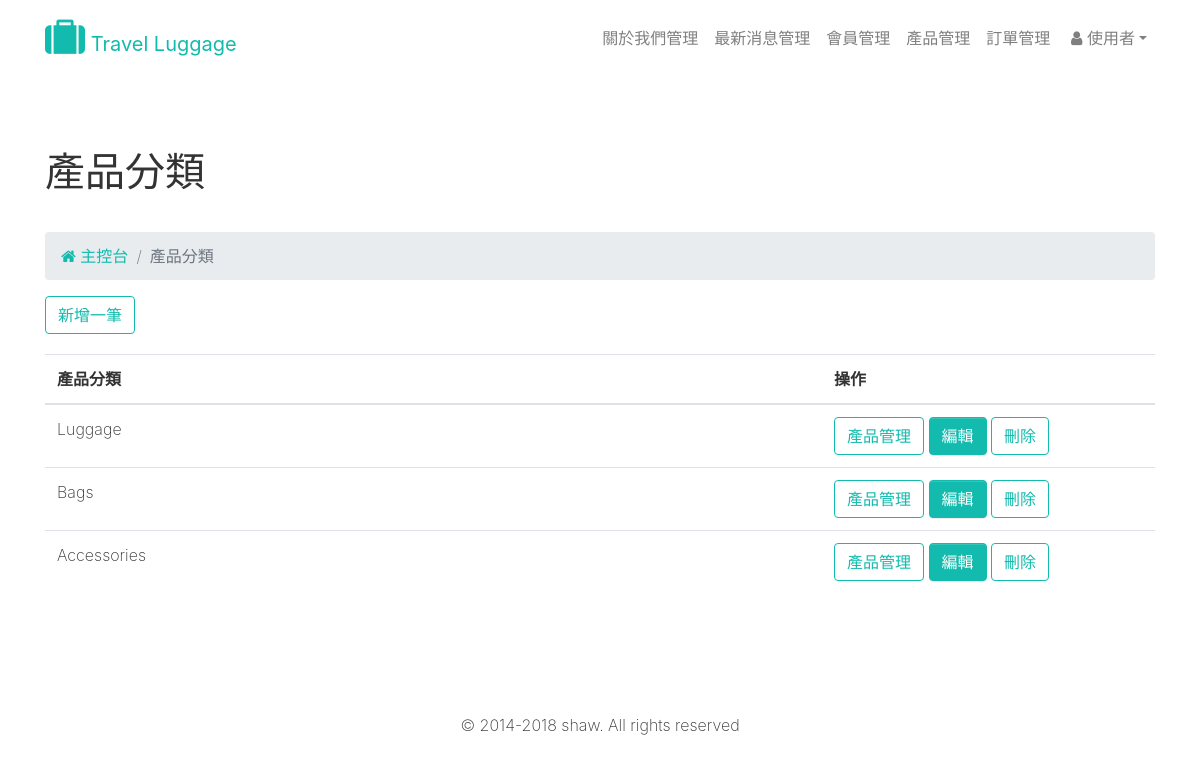
The page /backend/product_categories/list.php (signed in) on the database its author committed.
### tables this page shows
CREATE TABLE `product_categories` (
  `product_categoryID` int(11) NOT NULL,
  `category` varchar(255) NOT NULL,
  `created_at` varchar(255) DEFAULT NULL,
  `updated_at` varchar(255) DEFAULT NULL
);

### backend/product_categories/list.php (the view, shortened to what this page needs)
<?php
require_once('../../function/connection.php');
$query = $db->query("SELECT * FROM product_categories");
$product_categories = $query->fetchAll(PDO::FETCH_ASSOC);
$total_Rows = count($product_categories);
?>
<!DOCTYPE html>
<html>
<head>
 <?php include_once('../layouts/head.php'); ?>
</head>
<body>
<?php include_once('../layouts/nav.php'); ?>
  <div class="py-5">
    <div class="container">
      <div class="row">
        <div class="col-md-12">
          <h1 class="mb-4">產品分類</h1>
        </div>
      </div>
      <div class="row">
        <div class="col-md-12">
          <ul class="breadcrumb">
            <li class="breadcrumb-item"> <a href="../news/list.php"><i class="fa fa-home"></i> 主控台</a> </li>
            <li class="breadcrumb-item active">產品分類</li>
          </ul>
        </div>
        <div class="col-md-12 utility" style="margin-bottom:20px;">
            <a class="btn btn-outline-primary" href="create.php">新增一筆</a>
        </div>
      </div>
      <div class="row">
        <div class="col-md-12">
          <table class="table">
            <thead>
              <tr>
                <th scope="col">產品分類</th>
                <th width="30%">操作</th>
              </tr>
            </thead>
            <tbody>
            <?php if($total_Rows > 0){ ?>
              <?php foreach($product_categories as $data){ ?>
              <tr>
                <td><?php echo $data['category']; ?></td>
                <td>
                  <a class="btn btn-outline-primary" href="../products/list.php?product_categoryID=<?php echo $data['product_categoryID']; ?>">產品管理</a>
                  <a class="btn btn-primary" href="update.php?product_categoryID=<?php echo $data['product_categoryID']; ?>">編輯</a>
                  <a class="btn btn-outline-primary" href="delete.php?product_categoryID=<?php echo $data['product_categoryID']; ?>" onclick="if(!confirm('是否確定刪除此筆資料?刪除後無法回復')){return false;};">刪除</a>
                </td>
              </tr>
              <?php } ?>
            <?php }else{ ?>
              <tr>
                <td colspan="3">目前無資料，請新增一筆</td>
              </tr>
            <?php } ?>
            </tbody>
          </table>
        </div>
      </div>
    </div>
  </div>
  <?php include_once('../layouts/footer.php'); ?>
</body>
</html>

### rows shown on the page
product_categories: category "Luggage"
product_categories: category "Bags"
product_categories: category "Accessories"
